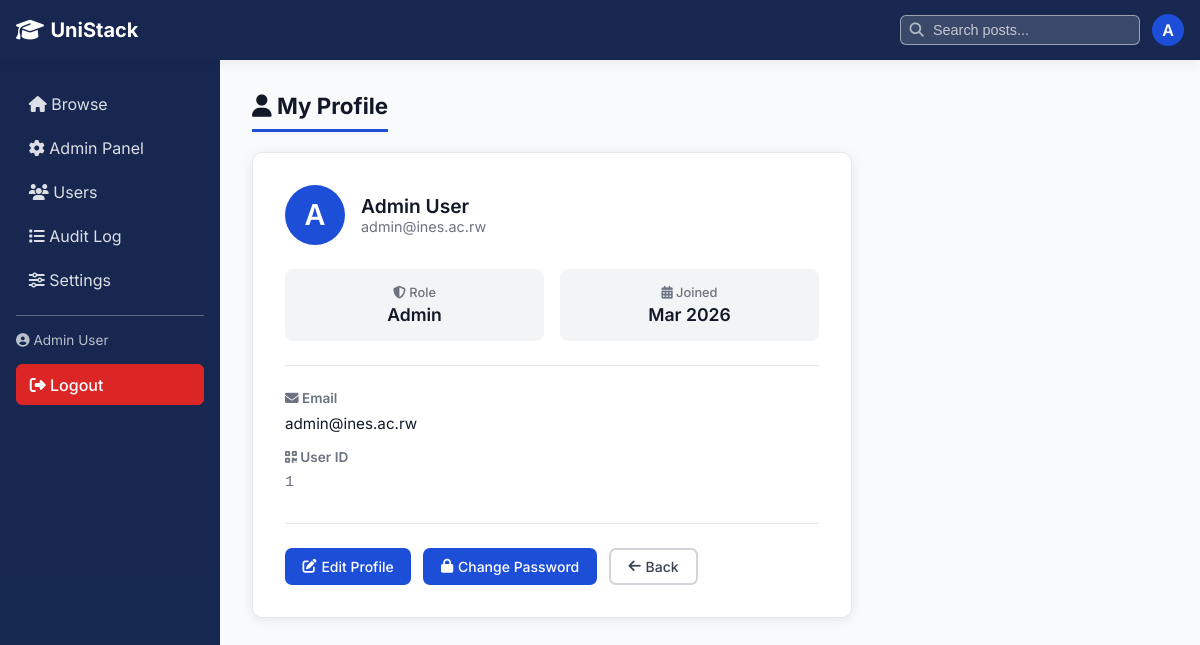
The app's page /index.php?page=profile&action=view (signed in) with its own data.
### tables this page shows
CREATE TABLE users (
    id INT AUTO_INCREMENT PRIMARY KEY,
    name VARCHAR(100) NOT NULL,
    email VARCHAR(150) NOT NULL UNIQUE,
    password VARCHAR(255) NOT NULL,
    role ENUM('student','moderator','admin') DEFAULT 'student',
    is_active TINYINT(1) DEFAULT 1,
    created_at DATETIME DEFAULT CURRENT_TIMESTAMP
);

### app/controllers/ProfileController.php (called while the page is built, shortened)
<?php
require_once __DIR__ . '/../models/User.php';
class ProfileController {
    private $userModel;
    public function __construct($conn) {
        $this->userModel = new User($conn);
    }
    public function view() {
        $user = $this->userModel->getById($_SESSION['user_id']);
        require_once __DIR__ . '/../views/shared/profile.php';
    }
}

### app/models/User.php (called while the page is built, shortened)
<?php
class User {
    private $conn;
    public function __construct($conn) {
        $this->conn = $conn;
    }
    public function getById($id) {
        $stmt = $this->conn->prepare("SELECT id, name, email, role, is_active, created_at FROM users WHERE id = ?");
        $stmt->bind_param("i", $id);
        $stmt->execute();
        return $stmt->get_result()->fetch_assoc();
    }
}

### app/views/shared/profile.php (the view, shortened to what this page needs)
<?php
require_once __DIR__ . '/header.php';
?>
<h2 class="section-title"><i class="fas fa-user"></i> My Profile</h2>
<div style="background:white;padding:2rem;border-radius:10px;border:1px solid #e5e7eb;box-shadow:0 2px 12px rgba(0,0,0,0.08);max-width:600px;">
    <div style="display:grid;gap:1.5rem;">
        <div>
            <div style="margin-bottom:1rem;">
                <div style="display:flex;align-items:center;gap:1rem;margin-bottom:1.5rem;">
                    <div style="width:60px;height:60px;background:var(--primary);color:white;border-radius:50%;display:flex;align-items:center;justify-content:center;font-size:1.8rem;font-weight:600;">
                        <?= htmlspecialchars(substr($user['name'],0,1)) ?>
                    </div>
                    <div>
                        <div style="font-size:1.2rem;font-weight:600;"><?= htmlspecialchars($user['name']) ?></div>
                        <div style="font-size:.9rem;color:#6b7280;"><?= htmlspecialchars($user['email']) ?></div>
                    </div>
                </div>
            </div>
            <div style="display:grid;grid-template-columns:repeat(auto-fit,minmax(150px,1fr));gap:1rem;">
                <div style="background:#f3f4f6;padding:1rem;border-radius:8px;text-align:center;">
                    <div style="font-size:.8rem;color:#6b7280;font-weight:500;margin-bottom:.25rem;"><i class="fas fa-shield-alt"></i> Role</div>
                    <div style="font-size:1.1rem;font-weight:600;"><?= ucfirst($user['role']) ?></div>
                </div>
                <div style="background:#f3f4f6;padding:1rem;border-radius:8px;text-align:center;">
                    <div style="font-size:.8rem;color:#6b7280;font-weight:500;margin-bottom:.25rem;"><i class="fas fa-calendar-alt"></i> Joined</div>
                    <div style="font-size:1.1rem;font-weight:600;"><?= date('M Y', strtotime($user['created_at'])) ?></div>
                </div>
            </div>
        </div>
        <div style="border-top:1px solid #e5e7eb;padding-top:1.5rem;">
            <div style="margin-bottom:1rem;">
                <div style="font-size:.85rem;color:#6b7280;font-weight:600;margin-bottom:.5rem;"><i class="fas fa-envelope"></i> Email</div>
                <div style="font-size:.95rem;"><?= htmlspecialchars($user['email']) ?></div>
            </div>
            <div>
                <div style="font-size:.85rem;color:#6b7280;font-weight:600;margin-bottom:.5rem;"><i class="fas fa-qrcode"></i> User ID</div>
                <div style="font-size:.95rem;font-family:monospace;color:#6b7280;"><?= htmlspecialchars($user['id']) ?></div>
            </div>
        </div>
    </div>
    <div style="display:flex;gap:.75rem;margin-top:2rem;border-top:1px solid #e5e7eb;padding-top:1.5rem;flex-wrap:wrap;">
        <a href="index.php?page=profile&action=edit" class="btn btn-primary"><i class="fas fa-edit"></i> Edit Profile</a>
        <a href="index.php?page=profile&action=changePassword" class="btn btn-primary"><i class="fas fa-lock"></i> Change Password</a>
        <a href="<?php if ($_SESSION['role'] === 'student') { echo 'index.php?page=student'; } elseif ($_SESSION['role'] === 'moderator') { echo 'index.php?page=moderator'; } else { echo 'index.php?page=admin'; } ?>" class="btn btn-outline"><i class="fas fa-arrow-left"></i> Back</a>
    </div>
</div>
<?php require_once __DIR__ . '/footer.php'; ?>

### public/css/style.css (style rules this page uses)
:root { --primary: #1d4ed8; --primary-dark: #051642ec; --primary-light: #dbeafe; --success: #16a34a; --success-light: #dcfce7; --danger: #dc2626; --danger-light: #fee2e2; --warning: #d97706; --warning-light: #fef3c7; --gray-50: #f9fafb; --gray-100: #f3f4f6; --gray-200: #e5e7eb; --gray-300: #d1d5db; --gray-500: #6b7280; --gray-700: #374151; --gray-900: #111827; --radius: 10px; --shadow: 0 2px 12px rgba(0,0,0,0.08); --shadow-lg: 0 8px 32px rgba(0,0,0,0.12); }
* { box-sizing: border-box; margin: 0; padding: 0; }
body { font-family: 'Inter', sans-serif; background: var(--gray-50); color: var(--gray-900); min-height: 100vh; display: flex; flex-direction: column; }
.btn { padding: .5rem 1.1rem; border-radius: 7px; border: none; cursor: pointer; font-size: .875rem; font-weight: 500; text-decoration: none; display: inline-flex; align-items: center; gap: .3rem; transition: all .2s; }
.btn-primary { background: var(--primary); color: white; }
.btn-outline { background: transparent; border: 2px solid var(--gray-300); color: var(--gray-700); }
.section-title { font-size: 1.4rem; font-weight: 700; margin-bottom: 1.25rem; padding-bottom: .6rem; border-bottom: 3px solid var(--primary); display: inline-block; }

### records on screen
users: name "A", name "Admin User", email "admin@ines.ac.rw", role "Admin", created_at "Mar 2026", id "1"

### other values on screen
$s['site_name'] "UniStack"
substr($_SESSION['name'],0,1) "A"
$_SESSION['name'] "Admin User"
